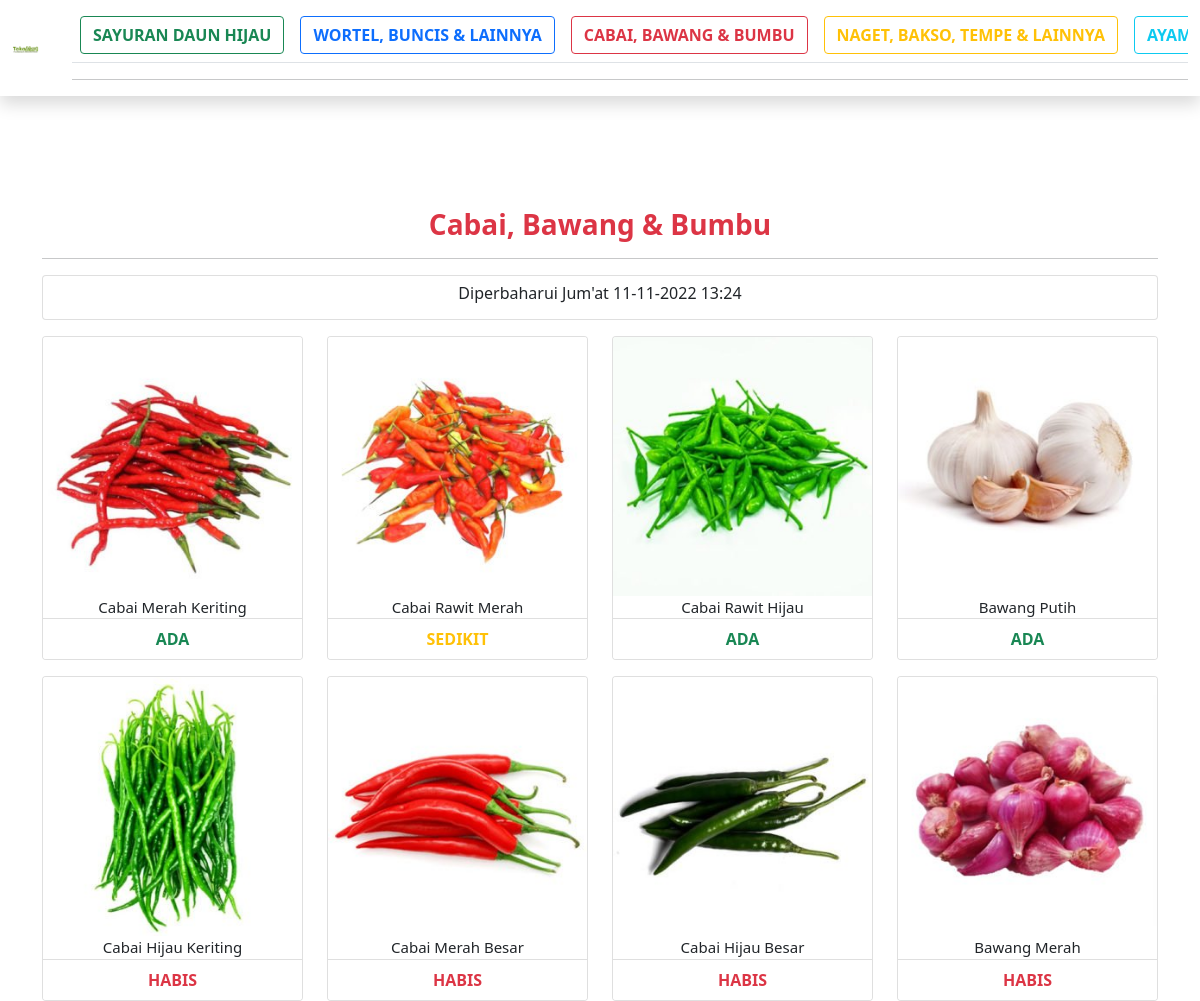
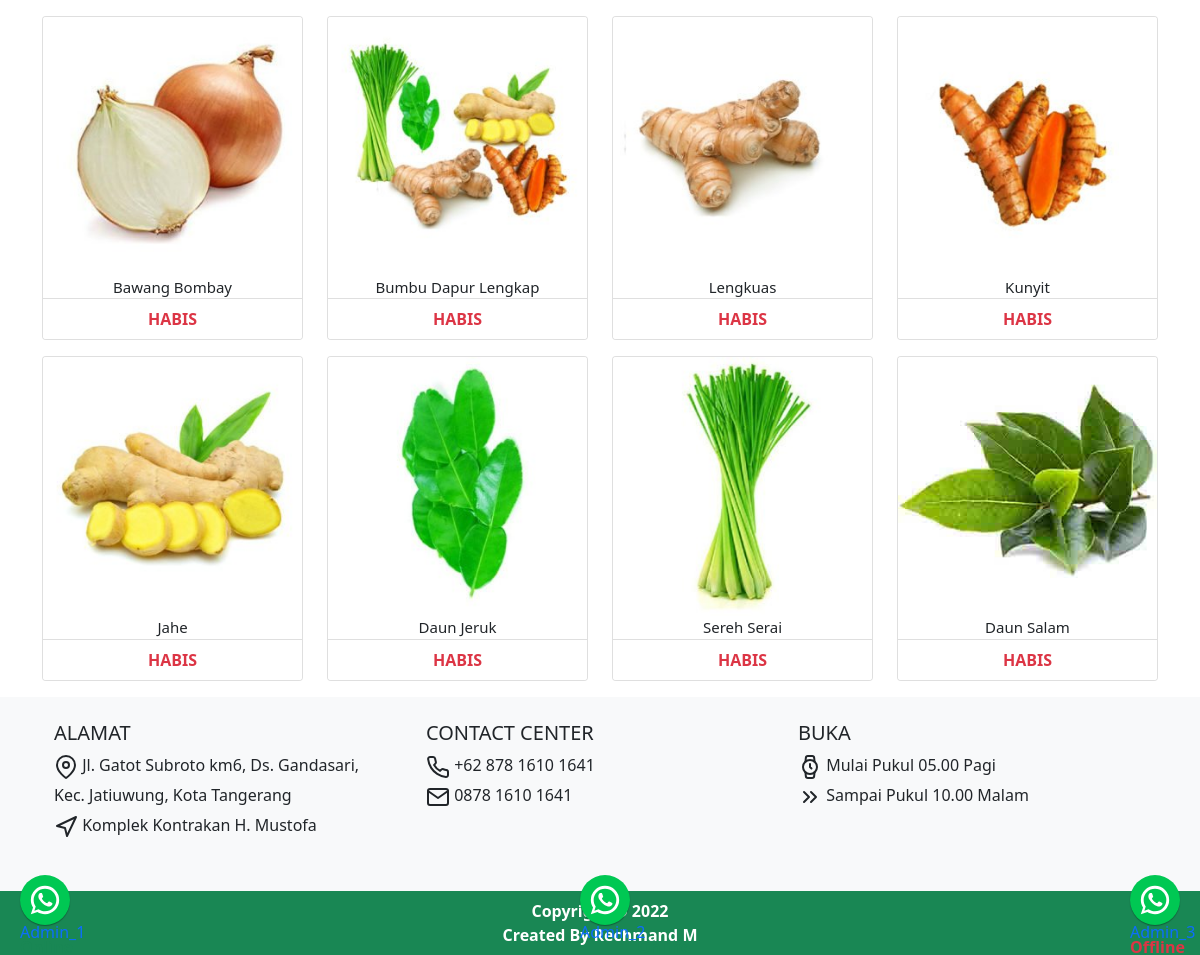
The page /?produk=cabaibawang on the database its author committed (2 pictures, top to bottom).
### tables this page shows
CREATE TABLE `user` (
  `id` int(11) NOT NULL,
  `nama` varchar(20) NOT NULL,
  `password` varchar(30) NOT NULL,
  `status` int(11) NOT NULL
);

CREATE TABLE `tanggal` (
  `id` int(11) NOT NULL,
  `kategori` varchar(30) NOT NULL,
  `tgl` varchar(30) NOT NULL
);

CREATE TABLE `cabaibawang` (
  `id` int(11) NOT NULL,
  `nama` varchar(30) NOT NULL,
  `stok` int(11) NOT NULL,
  `tipe` int(11) NOT NULL
);

### produk_db/produk-cabaibawang.php (the view, shortened to what this page needs)
<section id="sayuran" class="text-center">
    <div class="container">
        <div class="pt-5">
            <div class="">
                <h3 class="fw-bold text-danger">Cabai, Bawang & Bumbu</h3>
                <hr>
                <div class="card py-2 mb-3">
                    <?php
                    $row = mysqli_query($conn, "SELECT * From tanggal where kategori='cabaibawang'");
                    $row_array = mysqli_fetch_array($row);
                    ?>
                    <p class="h6">Diperbaharui <?= str_replace("Jumat", "Jum'at", $row_array['tgl']); ?></p>
                </div>
            </div>
        </div>
    </div>
</section>
<section id="Produk" class="text-center">
    <div class="container">
        <div>
            <div class="row">
                <?php
                $row = mysqli_query($conn, "SELECT * From cabaibawang where stok between '1' and '2' order by tipe, stok DESC");
                foreach ($row as $row_array) {
                ?>
                    <div class="col-6 col-md-3 mb-3" data-aos="fade">
                        <div class="card">
                            <img src="./img/produk/cabaibawang/<?= $row_array['id'] ?>.jpg" class="card-img-top" alt="..." width="auto">
                            <div class="" style="font-size: 15px;">
                                <?= $row_array['nama'] ?>
                            </div>
                            <ul class="list-group list-group-flush fw-bold">
                                <?php
                                if ($row_array['stok'] == 0) { ?>
                                    <li class="list-group-item text-danger">HABIS</li>
                                <?php } else if ($row_array['stok'] == 1) { ?>
                                    <li class="list-group-item text-warning">SEDIKIT</li>
                                <?php } else { ?>
                                    <li class="list-group-item text-success">ADA</li>
                                <?php } ?>
                            </ul>
                        </div>
                    </div>
                <?php $img++;
                }
                $row = mysqli_query($conn, "SELECT * From cabaibawang where stok='0' order by tipe");
                foreach ($row as $row_array) {
                ?>
                    <div class="col-6 col-md-3 mb-3" data-aos="fade">
                        <div class="card">
                            <img src="./img/produk/cabaibawang/<?= $row_array['id'] ?>.jpg" class="card-img-top" alt="..." width="auto">
                            <div class="" style="font-size: 15px;">
                                <?= $row_array['nama'] ?>
                            </div>
                            <ul class="list-group list-group-flush fw-bold">
                                <?php
                                if ($row_array['stok'] == 0) { ?>
                                    <li class="list-group-item text-danger">HABIS</li>
                                <?php } else if ($row_array['stok'] == 1) { ?>
                                    <li class="list-group-item text-warning">SEDIKIT</li>
                                <?php } else if ($row_array['stok'] == 2) { ?>
                                    <li class="list-group-item text-success">ADA</li>
                                <?php } ?>
                            </ul>
                        </div>
                    </div>
                <?php $img++;
                } ?>
            </div>
        </div>
</section>

### rows shown on the page
tanggal: tgl "Jum'at 11-11-2022 13:24"
cabaibawang: shows a picture, nama "Cabai Merah Keriting", stok "ADA"
cabaibawang: shows a picture, nama "Cabai Rawit Merah", stok "SEDIKIT"
cabaibawang: shows a picture, nama "Cabai Rawit Hijau", stok "ADA"
cabaibawang: shows a picture, nama "Bawang Putih", stok "ADA"
cabaibawang: shows a picture, nama "Cabai Hijau Keriting", stok "HABIS"
cabaibawang: shows a picture, nama "Cabai Merah Besar", stok "HABIS"
cabaibawang: shows a picture, nama "Cabai Hijau Besar", stok "HABIS"
cabaibawang: shows a picture, nama "Bawang Merah", stok "HABIS"
cabaibawang: shows a picture, nama "Bawang Bombay", stok "HABIS"
cabaibawang: shows a picture, nama "Bumbu Dapur Lengkap", stok "HABIS"
cabaibawang: shows a picture, nama "Lengkuas", stok "HABIS"
cabaibawang: shows a picture, nama "Kunyit", stok "HABIS"
cabaibawang: shows a picture, nama "Jahe", stok "HABIS"
cabaibawang: shows a picture, nama "Daun Jeruk", stok "HABIS"
cabaibawang: shows a picture, nama "Sereh Serai", stok "HABIS"
cabaibawang: shows a picture, nama "Daun Salam", stok "HABIS"
